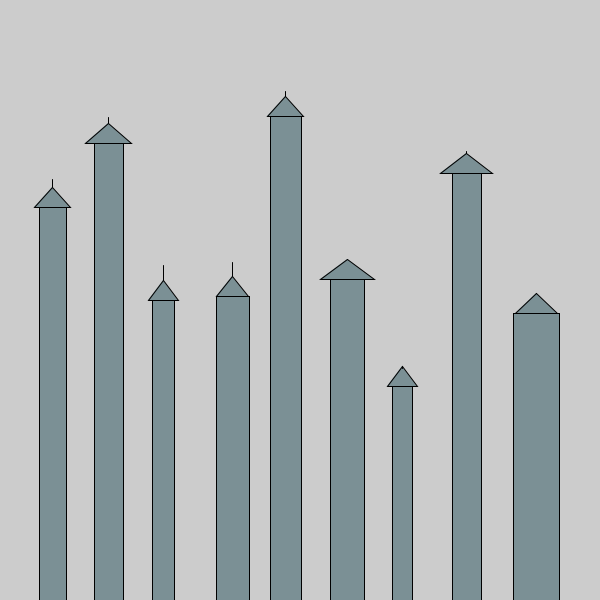
Frame 1 (no input)
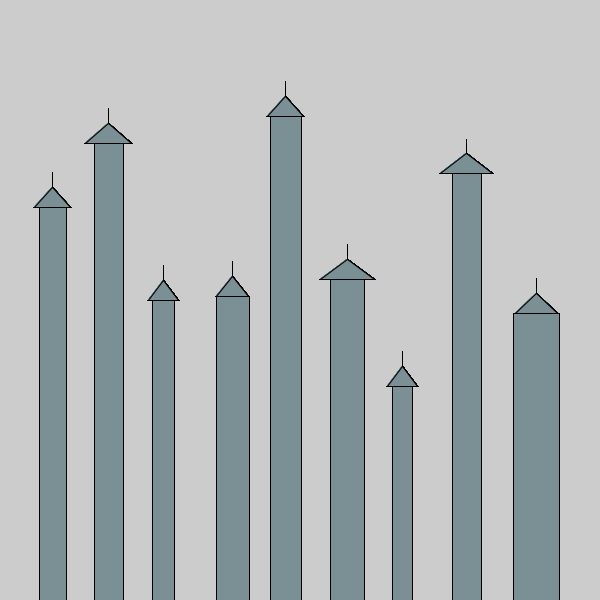
Frame 60 (the mouse pressed at the canvas centre just before this capture)
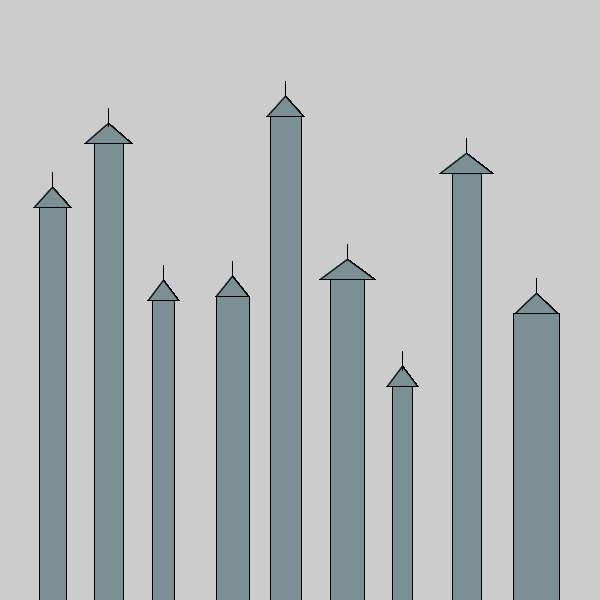
Frame 120 (the mouse held since frame 60 and released just before this capture)

The Processing sketch that drew these frames (run headless with seeded random() and noise(); from frame 60 on, the mouse is pressed at the canvas centre):

// Processing sketch: City
// ── City.pde
int SamCityHeights[] = new int[10];
int SamCityWidths[] = new int[10];
int SamCityDistBetween[] = new int[10];
int SamCityRoofs[] = new int[10];

void setup(){
size(600,600);
setupCity();

}

void setupCity()
{  
  //sets city heights. Run in setup
  for(int i = 0; i < 10; i++)
  {
    SamCityHeights[i] = 200 + int(random(0,300));
    SamCityWidths[i] = 20 + int(random(0,30));
    SamCityDistBetween[i] = 50 + int(random(0,10));
    SamCityRoofs[i] = 30 + int(random(0,30));

  }
}

void drawBuilding(int i)
{
  fill(123,144,149);
  pushMatrix();  
  translate(SamCityDistBetween[i]+ 60*i - 20,600);
  rect(0,0,SamCityWidths[i],-SamCityHeights[i]);
  translate(SamCityWidths[i]/2,-SamCityHeights[i]);
  triangle(-SamCityRoofs[i]/2,0,SamCityRoofs[i]/2,0,0,-20);
  line(0,-20,0,-15+random(-20,0));
  popMatrix();
  
}

void draw()
{
  for(int i =0; i < 9; i++)
  {
    drawBuilding(i);
    
  }
}
